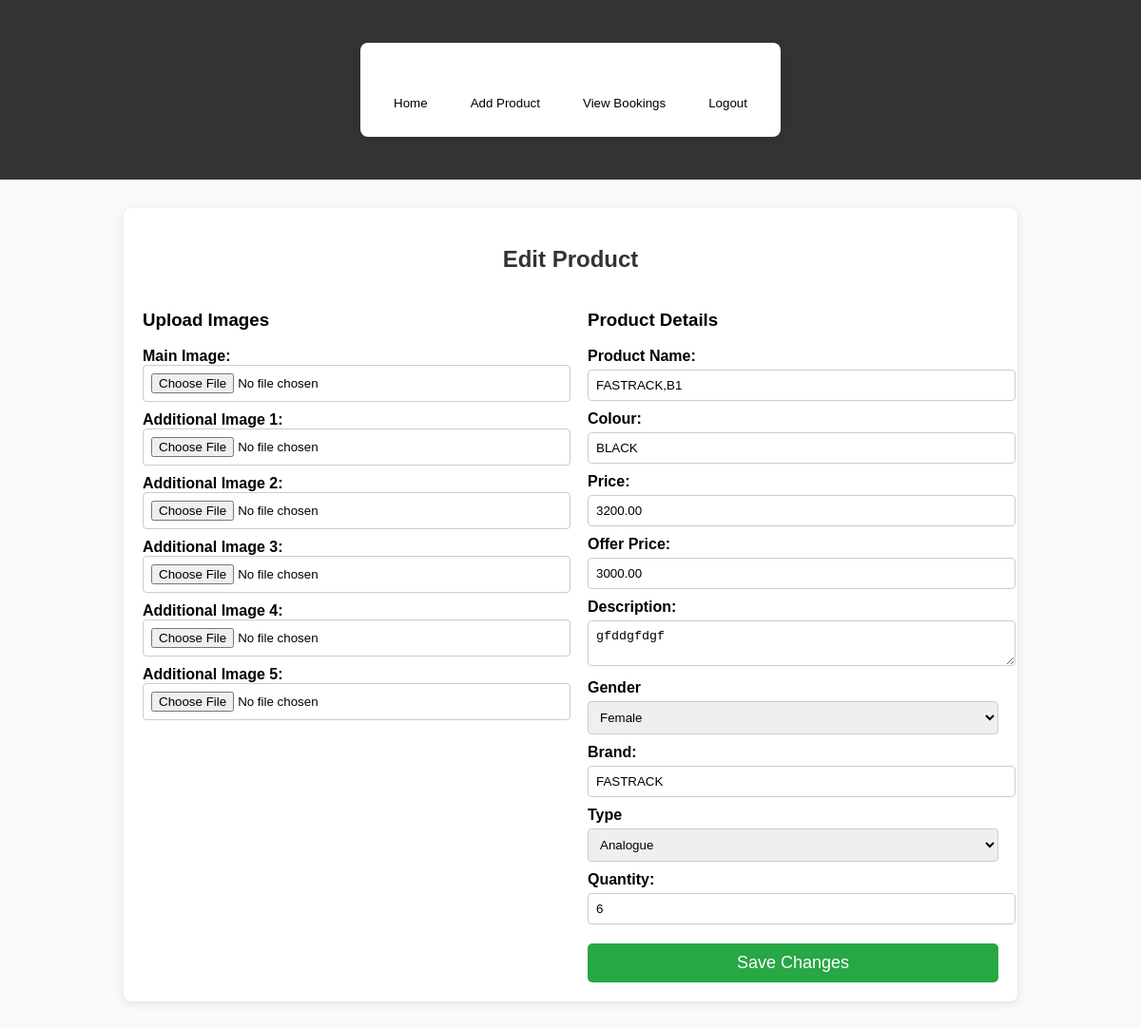
Page /edit/1/ on the committed database.
### eapp/models.py (models this page shows, shortened)
class Product(models.Model):
    GENDER_CHOICES = [
        ('Female', 'Female'),
        ('Male', 'Male'),
        ('Unisex', 'Unisex'),
    ]
    TYPE_CHOICES = [
        ('Analogue', 'Analogue'),
        ('Digital', 'Digital'),
        ('Analogue/Digital', 'Analogue/Digital'),
    ]
    name = models.CharField(max_length=255)
    colour = models.CharField(max_length=100)
    price = models.DecimalField(max_digits=10, decimal_places=2)
    offerprice = models.DecimalField(max_digits=10, decimal_places=2)
    description = models.TextField()
    gender = models.CharField(max_length=10, choices=GENDER_CHOICES, null=True, blank=True)
    type = models.CharField(max_length=20, choices=TYPE_CHOICES, null=True, blank=True)
    brand = models.CharField(max_length=100)
    quantity = models.IntegerField(default=0)
    image = models.ImageField(upload_to='products/')
    image1 = models.ImageField(upload_to='products/', blank=True, null=True)
    image2 = models.ImageField(upload_to='products/', blank=True, null=True)
    image3 = models.ImageField(upload_to='products/', blank=True, null=True)
    image4 = models.ImageField(upload_to='products/', blank=True, null=True)
    image5 = models.ImageField(upload_to='products/', blank=True, null=True)

### eapp/views.py (the view, shortened to what this page needs)
# urls.py: path('edit/<int:id>/', views.edit_g, name='edit_g'),
def edit_g(request, id):
    product = get_object_or_404(Product, pk=id)
    return render(request, 'add.html', {
        'data1': product,
    })

### templates/add.html (shortened to what this page needs)
<!DOCTYPE html>
<html lang="en">
<head>
    {% load static %}
    <link rel="stylesheet" href="{% static 'css/add.css' %}">
</head>
<body>
<nav class="navbar">
    <div class="container">
        <a class="navbar-brand" href="#">WATCHCART</a>
        <div class="nav-links">
            <a href="{% url 'firstpage' %}"><button>Home</button></a>
            <a href="{% url 'add_product' %}"><button>Add Product</button></a>
            <a href="{% url 'admin_bookings' %}"><button>View Bookings</button></a>
            <a href="{% url 'logout' %}"><button>Logout</button></a>
        </div>
    </div>
</nav>
<div class="container">
    <h2>{% if data1 %}Edit{% else %}Add{% endif %} Product</h2>
    {% if data1 %}
    <form action="{% url 'edit_g' data1.id %}" method="post" enctype="multipart/form-data" class="product-form">
        <div class="form-section image-upload">
            <h3>Upload Images</h3>
            <label for="image">Main Image:</label>
            <input type="file" name="image" id="image">
            <label for="image1">Additional Image 1:</label>
            <input type="file" name="image1" id="image1">
            <label for="image2">Additional Image 2:</label>
            <input type="file" name="image2" id="image2">
            <label for="image3">Additional Image 3:</label>
            <input type="file" name="image3" id="image3">
            <label for="image4">Additional Image 4:</label>
            <input type="file" name="image4" id="image4">
            <label for="image5">Additional Image 5:</label>
            <input type="file" name="image5" id="image5">
        </div>
        <div class="form-section product-details">
            <h3>Product Details</h3>
            <label for="name">Product Name:</label>
            <input type="text" name="name" value="{{ data1.name }}" required>
            <label for="colour">Colour:</label>
            <input type="text" name="colour" value="{{ data1.colour }}" required>
            <label for="price">Price:</label>
            <input type="number" name="price" value="{{ data1.price }}" step="0.01" required>
            <label for="offerprice">Offer Price:</label>
            <input type="number" name="offerprice" value="{{ data1.offerprice }}" step="0.01" required>
            <label for="description">Description:</label>
            <textarea name="description">{{ data1.description }}</textarea>
            <label for="gender">Gender</label>
            <select name="gender" id="gender">
                <option value="Female" {% if data1.gender == 'Female' %} selected {% endif %}>Female</option>
            </select>
            <label for="brand">Brand:</label>
            <input type="text" name="brand" value="{{ data1.brand }}" required>
            <label for="type">Type</label>
            <select name="type" id="type">
                <option value="Analogue" {% if data1.type == 'Analogue' %} selected {% endif %}>Analogue</option>
            </select>
            <label for="quantity">Quantity:</label>
            <input type="number" name="quantity" value="{{ data1.quantity }}" required>
            <button type="submit" class="submit-btn">Save Changes</button>
        </div>
    </form>
    {% endif %}
</div>
</body>
</html>

### static/css/add.css (style rules this page uses)
body { font-family: Arial, sans-serif; margin: 0; padding: 0; background-color: #f8f9fa; }
.navbar { background-color: #333; color: white; padding: 15px; display: flex; justify-content: space-between; align-items: center; }
.navbar .navbar-brand { font-size: 24px; font-weight: bold; color: white; text-decoration: none; }
.nav-links { display: flex; gap: 15px; }
.nav-links button { background-color: white; border: none; padding: 8px 15px; cursor: pointer; }
.container { max-width: 900px; margin: 30px auto; padding: 20px; background: white; box-shadow: 0px 2px 10px rgba(0, 0, 0, 0.1); border-radius: 8px; }
h2 { text-align: center; color: #333; }
.product-form { display: flex; flex-wrap: wrap; justify-content: space-between; gap: 20px; }
.image-upload { width: 48%; }
.image-upload label { display: block; font-weight: bold; margin-top: 10px; }
.image-upload input { width: 100%; padding: 8px; border: 1px solid #ccc; border-radius: 4px; }
.product-details { width: 48%; }
.product-details label { font-weight: bold; display: block; margin-top: 10px; }
.product-details input, .product-details select, .product-details textarea { width: 100%; padding: 8px; margin-top: 5px; border: 1px solid #ccc; border-radius: 4px; }
.submit-btn { margin-top: 20px; padding: 10px; width: 100%; background-color: #28a745; color: white; font-size: 18px; border: none; border-radius: 5px; cursor: pointer; }

### rows in the picture
Product: name "FASTRACK,B1", colour "BLACK", price "3200.00", offerprice "3000.00", description "gfddgfdgf", gender "Female", brand "FASTRACK", type "Analogue", quantity "6"
